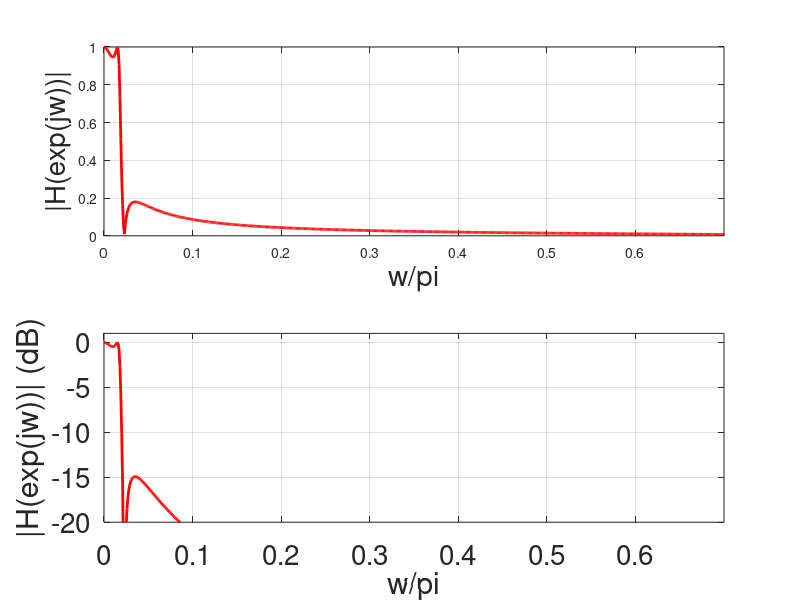

The MATLAB source for this figure:
clear all

amax=0.5;
amin=15;
Fs=48000;
wp=2*pi*400/Fs;
ws=2*pi*600/Fs;
[n,wp] = ellipord(wp/pi,ws/pi,amax,amin);
[b,a] = ellip(n,amax,amin,wp);

%max atten passband: 0.5dB
%min atten rejectband: 15dB

disp('Order of H(z):')
disp(n)
disp('Numerator of H(z)')
disp(b);
disp('Denominator of H(z)')
disp(a);

%IMPORTANT: Verify that design satisfy your specifications
[HVec,wVec] = freqz(b,a,1000);  %<= freqz evaluates H(z) at z=exp(jw) at 100 uniformly spaced w's

figure(2);
subplot(2,1,1);plot(wVec/(pi),abs(HVec),'-r','linewidth',2)
xlabel('w/pi','fontsize',20)
ylabel('|H(exp(jw))|','fontsize',20);
axis([0 0.7 0 1])
grid on
subplot(2,1,2);plot(wVec/(pi),20*log10(abs(HVec)),'-r','linewidth',2)
axis([0 0.7 -20 1])
grid on
xlabel('w/pi','fontsize',20)
ylabel('|H(exp(jw))| (dB)','fontsize',20);
set(gca,'fontsize',20)


%IMPORTANT: Verify that design satisfy your specifications at wp and ws
[HVec,wVec] = freqz(b,a,[wp, ws]);  %<= you can specify which frequencies to use in 
disp(sprintf('|H(exp(jwp)|=%f',20*log10(abs(HVec(1)))));
disp(sprintf('|H(exp(jws)|=%f',20*log10(abs(HVec(2)))));

